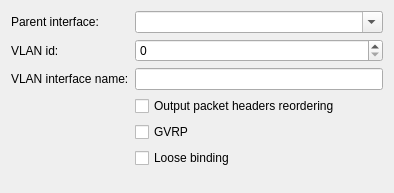
<?xml version="1.0" encoding="UTF-8"?>
<ui version="4.0">
 <author>Lukáš Tinkl &lt;ltinkl@redhat.com&gt;</author>
 <class>VlanWidget</class>
 <widget class="QWidget" name="VlanWidget">
  <property name="geometry">
   <rect>
    <x>0</x>
    <y>0</y>
    <width>394</width>
    <height>193</height>
   </rect>
  </property>
  <layout class="QFormLayout" name="formLayout">
   <property name="fieldGrowthPolicy">
    <enum>QFormLayout::ExpandingFieldsGrow</enum>
   </property>
   <item row="1" column="0">
    <widget class="QLabel" name="label">
     <property name="text">
      <string>Parent interface:</string>
     </property>
     <property name="buddy">
      <cstring>parent</cstring>
     </property>
    </widget>
   </item>
   <item row="1" column="1">
    <widget class="KComboBox" name="parent">
     <property name="sizePolicy">
      <sizepolicy hsizetype="MinimumExpanding" vsizetype="Fixed">
       <horstretch>0</horstretch>
       <verstretch>0</verstretch>
      </sizepolicy>
     </property>
     <property name="editable">
      <bool>true</bool>
     </property>
    </widget>
   </item>
   <item row="3" column="0">
    <widget class="QLabel" name="label_2">
     <property name="text">
      <string>VLAN id:</string>
     </property>
     <property name="buddy">
      <cstring>id</cstring>
     </property>
    </widget>
   </item>
   <item row="3" column="1">
    <widget class="QSpinBox" name="id">
     <property name="sizePolicy">
      <sizepolicy hsizetype="MinimumExpanding" vsizetype="Fixed">
       <horstretch>0</horstretch>
       <verstretch>0</verstretch>
      </sizepolicy>
     </property>
     <property name="maximum">
      <number>999999999</number>
     </property>
    </widget>
   </item>
   <item row="5" column="0">
    <widget class="QLabel" name="label_3">
     <property name="text">
      <string>VLAN interface name:</string>
     </property>
     <property name="buddy">
      <cstring>ifaceName</cstring>
     </property>
    </widget>
   </item>
   <item row="5" column="1">
    <widget class="KLineEdit" name="ifaceName"/>
   </item>
   <item row="10" column="1">
    <widget class="QCheckBox" name="reorderHeaders">
     <property name="text">
      <string>Output packet headers reordering</string>
     </property>
    </widget>
   </item>
   <item row="12" column="1">
    <widget class="QCheckBox" name="gvrp">
     <property name="toolTip">
      <string>GARP VLAN Registration Protocol</string>
     </property>
     <property name="text">
      <string>GVRP</string>
     </property>
    </widget>
   </item>
   <item row="13" column="1">
    <widget class="QCheckBox" name="looseBinding">
     <property name="text">
      <string>Loose binding</string>
     </property>
    </widget>
   </item>
  </layout>
 </widget>
 <customwidgets>
  <customwidget>
   <class>KComboBox</class>
   <extends>QComboBox</extends>
   <header>kcombobox.h</header>
  </customwidget>
  <customwidget>
   <class>KLineEdit</class>
   <extends>QLineEdit</extends>
   <header>klineedit.h</header>
  </customwidget>
 </customwidgets>
 <tabstops>
  <tabstop>parent</tabstop>
  <tabstop>id</tabstop>
  <tabstop>ifaceName</tabstop>
  <tabstop>reorderHeaders</tabstop>
  <tabstop>gvrp</tabstop>
  <tabstop>looseBinding</tabstop>
 </tabstops>
 <resources/>
 <connections/>
</ui>
